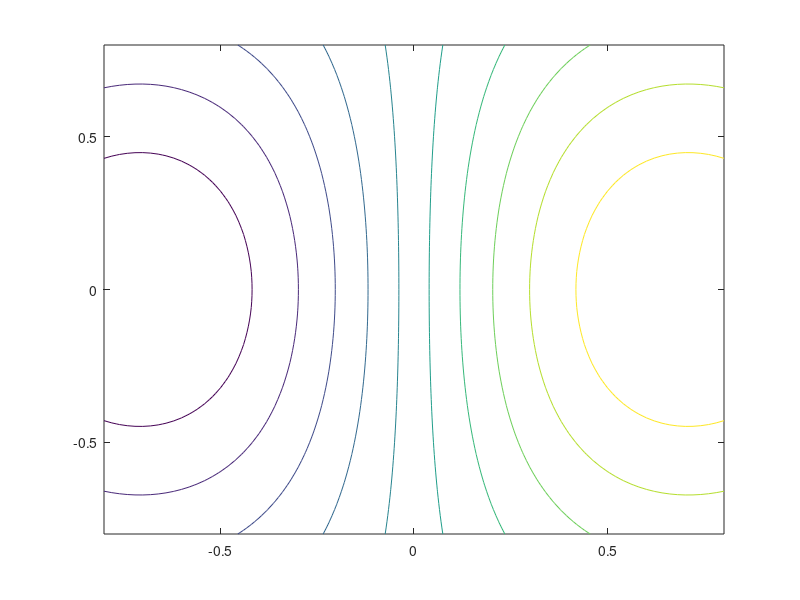
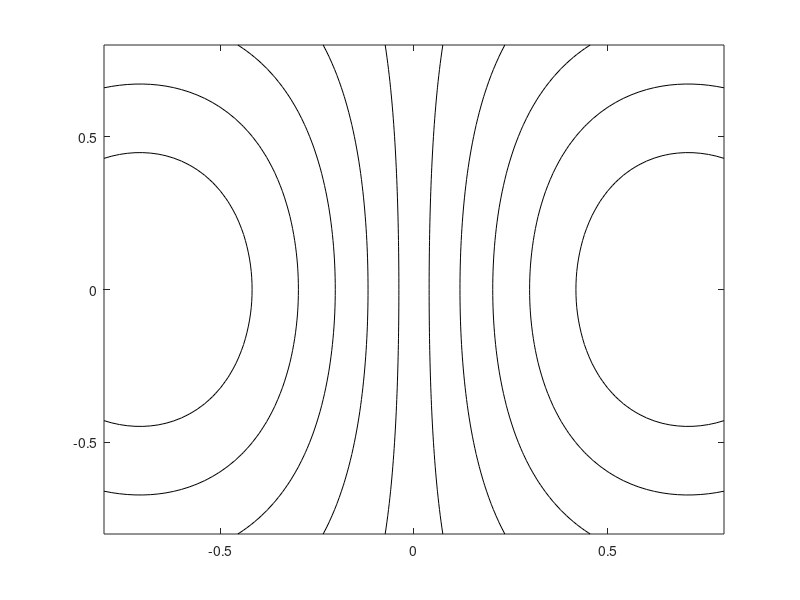

MATLAB code to generate these figures, in order:
close all; clear all; clc

[x,y] = meshgrid(-0.8:0.02:0.8);

%velocity potential function
phi =x.*exp(-x.^2-y.^2);

% velocity, V = grad(phi)
[u,v] = gradient(phi,0.2,0.2);

figure(1)
% equipotential lines
contour(x,y,phi)

figure(2)
contour(x,y,phi,'k')
